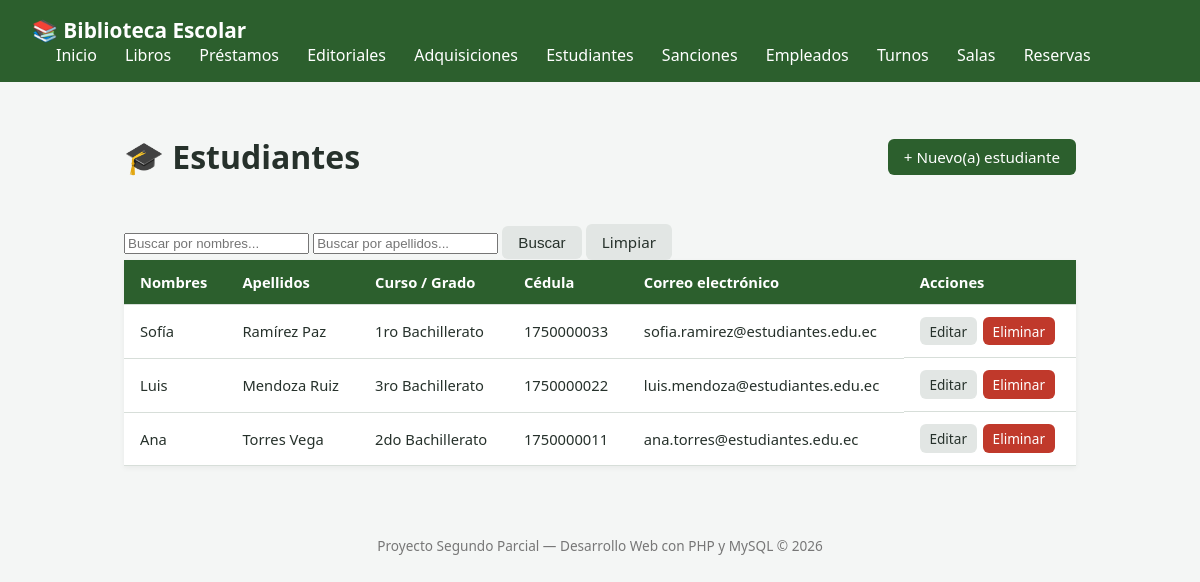
Screenshot of /index.php?route=estudiantes with the database file from the repository.
### tables this page shows
CREATE TABLE IF NOT EXISTS estudiantes (
    id INT AUTO_INCREMENT PRIMARY KEY,
    nombres VARCHAR(100) NOT NULL,
    apellidos VARCHAR(100) NOT NULL,
    curso_grado VARCHAR(50) NOT NULL,
    cedula VARCHAR(15) NOT NULL UNIQUE,
    email VARCHAR(150) NOT NULL,
    creado_en TIMESTAMP DEFAULT CURRENT_TIMESTAMP
);

### app/controllers/estudianteController.php (called while the page is built, shortened)
<?php
require_once __DIR__ . '/../models/estudiante.php';
class EstudianteController
{
    public function index(): void
    {
        $estudiantes = estudiante::obtenerTodos();
        require __DIR__ . '/../views/estudiantes/index.php';
    }
}

### app/models/estudiante.php (called while the page is built, shortened)
<?php
class estudiante{
    public static function obtenerTodos()
    {
        $conn = Conexion::conectar();
        $sql = "SELECT id, nombres, apellidos, curso_grado, cedula, email FROM estudiantes ORDER BY id DESC";
        $res = $conn->query($sql);
        $estudiantes = [];
        while ($fila = $res->fetch_assoc()) {
            $estudiantes[] = $fila;
        }
        return $estudiantes;
    }
}
?>

### app/views/estudiantes/index.php (the view, shortened to what this page needs)
<?php require __DIR__ . '/../header.php'; ?>
<div class="page-header">
    <h1>🎓 Estudiantes</h1>
    <a href="index.php?route=estudiantes/create" class="btn btn-primary">+ Nuevo(a) estudiante</a>
</div>
<form action="index.php" method="GET" class="formulario-busqueda">
    <input type="text" name="nombres" placeholder="Buscar por nombres..." value="<?= htmlspecialchars($_GET['nombres'] ?? '') ?>">
    <input type="text" name="apellidos" placeholder="Buscar por apellidos..." value="<?= htmlspecialchars($_GET['apellidos'] ?? '') ?>">
    <button type="submit" class="btn">Buscar</button>
    <a href="index.php?route=estudiantes" class="btn">Limpiar</a>
</form>
<?php if (empty($estudiantes)): ?>
    <p class="empty-state">No se encontraron registros.</p>
<?php else: ?>
    <table class="tabla">
        <thead>
            <tr>
                <th>Nombres</th>
                <th>Apellidos</th>
                <th>Curso / Grado</th>
                <th>Cédula</th>
                <th>Correo electrónico</th>
                <th>Acciones</th>
            </tr>
        </thead>
        <tbody>
            <?php foreach ($estudiantes as $reg): ?>
                <tr>
                    <td><?= htmlspecialchars($reg['nombres']) ?></td>
                    <td><?= htmlspecialchars($reg['apellidos']) ?></td>
                    <td><?= htmlspecialchars($reg['curso_grado']) ?></td>
                    <td><?= htmlspecialchars($reg['cedula']) ?></td>
                    <td><?= htmlspecialchars($reg['email']) ?></td>
                    <td class="acciones">
                        <a href="index.php?route=estudiantes/edit&id=<?= $reg['id'] ?>" class="btn btn-small">Editar</a>
                        <a href="index.php?route=estudiantes/delete&id=<?= $reg['id'] ?>"
                           class="btn btn-small btn-danger"
                           onclick="return confirm('¿Está seguro de eliminar este registro? Esta acción no se puede deshacer.');">
                           Eliminar
                        </a>
                    </td>
                </tr>
            <?php endforeach; ?>
        </tbody>
    </table>
<?php endif; ?>
<?php require __DIR__ . '/../footer.php'; ?>

### public/css/style.css (style rules this page uses)
:root { --color-primario: #2c5f2d; --color-primario-oscuro: #1e4220; --color-fondo: #f4f6f5; --color-texto: #26312b; --color-borde: #d7ded9; --color-error: #c0392b; --color-exito: #27924b; --color-advertencia: #b8860b; }
* { box-sizing: border-box; }
body { margin: 0; font-family: 'Segoe UI', Arial, sans-serif; background-color: var(--color-fondo); color: var(--color-texto); }
.page-header { display: flex; justify-content: space-between; align-items: center; margin-bottom: 1.5rem; flex-wrap: wrap; gap: 1rem; }
.btn { display: inline-block; padding: 0.5rem 1rem; border-radius: 6px; text-decoration: none; background: #e2e6e4; color: var(--color-texto); border: none; cursor: pointer; font-size: 0.95rem; }
.btn-primary { background-color: var(--color-primario); color: white; }
.btn-danger { background-color: var(--color-error); color: white; }
.btn-small { padding: 0.3rem 0.6rem; font-size: 0.85rem; }
.tabla { width: 100%; border-collapse: collapse; background: white; box-shadow: 0 2px 6px rgba(0,0,0,0.05); }
.tabla th, .tabla td { padding: 0.75rem 1rem; border-bottom: 1px solid var(--color-borde); text-align: left; font-size: 0.92rem; }
.tabla th { background-color: var(--color-primario); color: white; }
.acciones { display: flex; gap: 0.4rem; flex-wrap: wrap; }

### rows the page displays
estudiantes: nombres "Sofía", apellidos "Ramírez Paz", curso_grado "1ro Bachillerato", cedula "1750000033", email "sofia.ramirez@estudiantes.edu.ec"
estudiantes: nombres "Luis", apellidos "Mendoza Ruiz", curso_grado "3ro Bachillerato", cedula "1750000022", email "luis.mendoza@estudiantes.edu.ec"
estudiantes: nombres "Ana", apellidos "Torres Vega", curso_grado "2do Bachillerato", cedula "1750000011", email "ana.torres@estudiantes.edu.ec"
